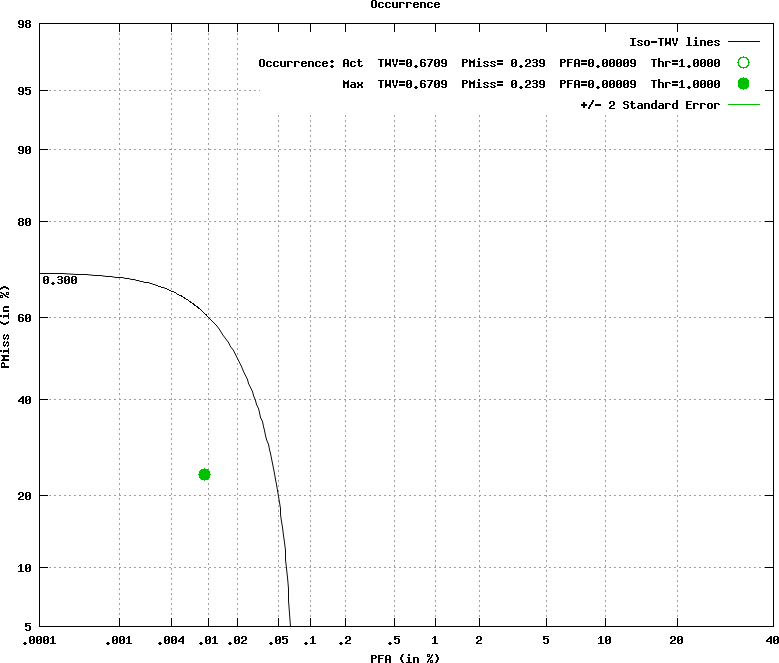

Reproduce this figure in gnuplot.
set terminal postscript color
set noxzeroaxis
set noyzeroaxis
### Using xScale = nd
### Using yScale = nd
set style fill  transparent solid 0.10 noborder
### keyLoc=top keySpacing=0.7 keyFontFace=medium keyFontSize=
set key top samplen 1 spacing 0.7  font "medium,"
set size ratio 0.821894871074622
set title 'Occurrence'
set grid
set pointsize 3
set ylabel 'PMiss (in %)'
set xlabel 'PFA (in %)'
set label 2 "0.300" at graph 0.005, graph 0.575729465340501 left nopoint textcolor rgb "#b0b0b0b"
set noxtics
set xtics ('.0001' -4.7534, '.001' -4.2649, '.004' -3.9444, '.01' -3.7190, '.02' -3.5401, '.05' -3.2905, '.1' -3.0902, '.2' -2.8782, '.5' -2.5758, '1' -2.3263, '2' -2.0537, '5' -1.6449, '10' -1.2816, '20' -0.8416, '40' -0.2533)
set noytics
set ytics ('5' -1.6449, '10' -1.2816, '20' -0.8416, '40' -0.2533, '60' 0.2533, '80' 0.8416, '90' 1.2816, '95' 1.6449, '98' 2.0537)
plot [-4.75343910607888:-0.253347103317183] [-1.64485362793551:2.05374890849825] \
  'overall_DUKE/nist/nist.dets/sum.Occurrence.isometriclines' title 'Iso-TWV lines' with lines lt rgb "#b0b0b0b" lw 1,\
    'overall_DUKE/nist/nist.dets/sum.Occurrence.dat.1' using 3:2 notitle with  lines  lc 2,\
   'overall_DUKE/nist/nist.dets/sum.Occurrence.dat.2' using 11:10 title 'Occurrence: Act  TWV=0.6709  PMiss= 0.239  PFA=0.00009  Thr=1.0000' with points lc 2 pt 6 ps 2 ,\
    'overall_DUKE/nist/nist.dets/sum.Occurrence.dat.2' using 6:5 title 'Max  TWV=0.6709  PMiss= 0.239  PFA=0.00009  Thr=1.0000' with points lc 2 pt 7 ps 2,\
  'overall_DUKE/nist/nist.dets/sum.Occurrence.dat.1' using 8:7 title '+/- 2 Standard Error' with  lines  lc 2,\
  'overall_DUKE/nist/nist.dets/sum.Occurrence.dat.1' using 10:9 notitle with  lines  lc 2
